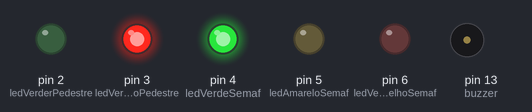
Simulated run of this sketch. Board: Arduino Uno, built with avr-gcc and run on an emulated ATmega328P. Shown: output pins drawn as LEDs (lit = HIGH), buzzer (waves = sounding).

Above: at 1.5 s.
At 4.5 s:
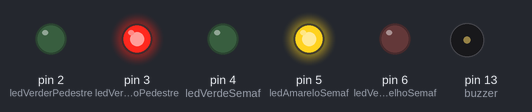
At 7.5 s:
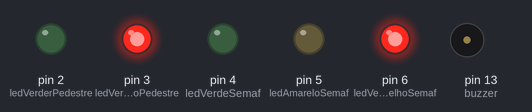
At 9.5 s:
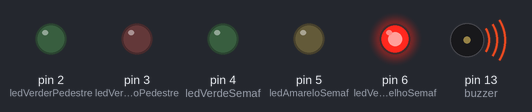
At 11.5 s:
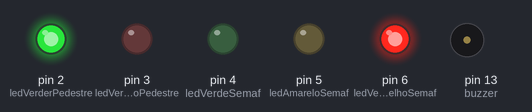
Timing chart, 0 to 16.9 s (numbered marks = the images above):
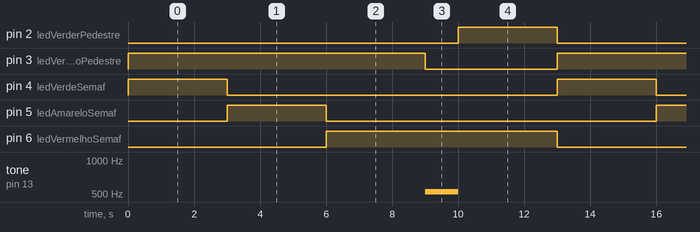

Measured:
- by itself, pin 2 (ledVerderPedestre), pin 4 (ledVerdeSemaf), pin 5 (ledAmareloSemaf): alternates HIGH for 3.0 s and LOW for 10.0 s
- by itself, pin 3 (ledVermelhoPedestre): alternates HIGH for 9.0 s and LOW for 4.0 s
- by itself, pin 6 (ledVermelhoSemaf): alternates HIGH for 7.0 s and LOW for 6.0 s
- by itself, tone on pin 13 (buzzer): alternates 523 Hz for 1.0 s and silent for 12.0 s

The sketch:

Semaforo.ino
```cpp
int ledVermelhoPedestre = 3;
int ledVerderPedestre = 2;

int ledVermelhoSemaf = 6;
int ledAmareloSemaf = 5;
int ledVerdeSemaf = 4;

int buzzer = 13;

void setup()
{
  pinMode(ledVermelhoPedestre, OUTPUT);
  pinMode(ledVerderPedestre, OUTPUT);

  pinMode(ledVermelhoSemaf, OUTPUT);
  pinMode(ledAmareloSemaf, OUTPUT);
  pinMode(ledVerdeSemaf, OUTPUT);
}

void loop()
{
  digitalWrite(ledVerdeSemaf, 1);
  digitalWrite(ledVermelhoPedestre, 1);
  delay(3000);

  digitalWrite(ledVerdeSemaf, 0);
  digitalWrite(ledAmareloSemaf, 1);
  delay(3000);

  digitalWrite(ledAmareloSemaf, 0);
  digitalWrite(ledVermelhoSemaf, 1);
  delay(3000);

  digitalWrite(ledVermelhoPedestre, 0);
    tone(buzzer, 523);
  delay(1000);
  noTone(buzzer);
  digitalWrite(ledVerderPedestre, 1);
  delay(3000);

  digitalWrite(ledVerderPedestre, 0);
  digitalWrite(ledVermelhoSemaf, 0);
}
```
